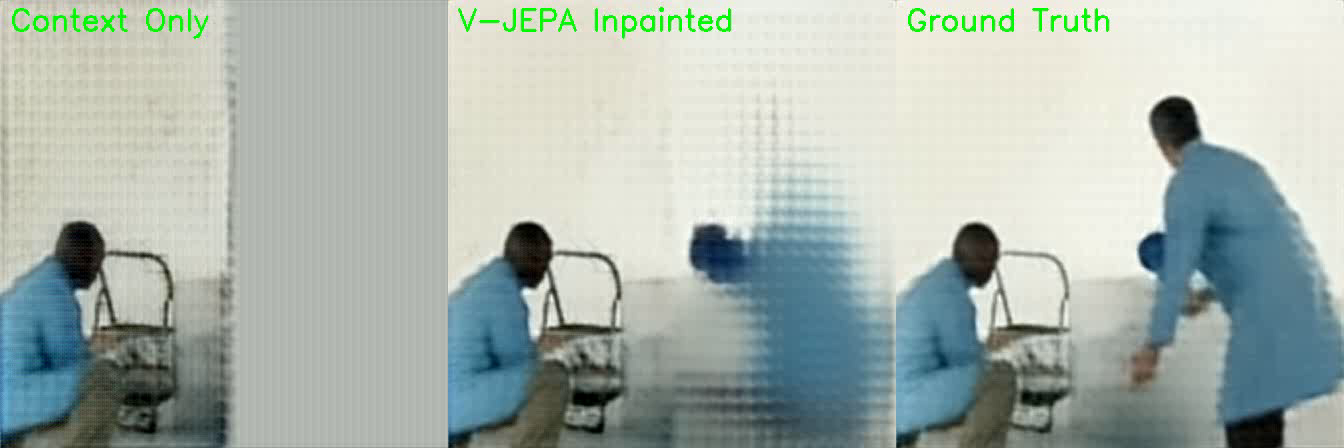
#> input picture frame 0 of dinov3_exploration/pathway_1/inpainting_decoding/inpainted_video.mp4, 1344 x 448 px
$ python debug_video.py
#> lines starting #> are read from the running program, lines starting #| are printed output that depends on the picture
import cv2
import numpy as np

def debug_video(video_path):
    cap = cv2.VideoCapture(video_path)
    frame_idx = 0
    while True:
        ret, frame = cap.read()
#> frame is the input picture: shape (448, 1344, 3); mean B, G, R 173.4, 180.7, 169.3
        if not ret:
            break
        h, w, c = frame.shape
#> h = 448; w = 1344; c = 3
        w_single = w // 3
#> w_single = 448

        frame_masked = frame[:, :w_single]
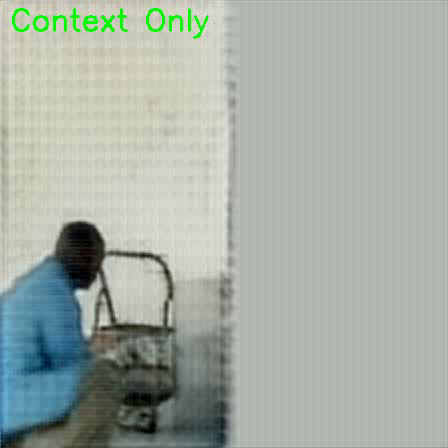
#> frame_masked: shape (448, 448, 3); mean B, G, R 165.5, 174.3, 165.7
        frame_inpainted = frame[:, w_single:2*w_single]
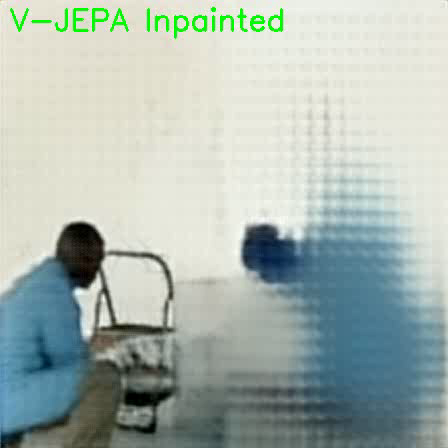
#> frame_inpainted: shape (448, 448, 3); mean B, G, R 176.1, 183.3, 170.4
        frame_gt = frame[:, 2*w_single:]
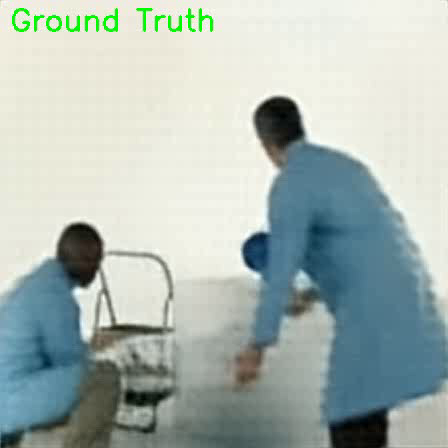
#> frame_gt: shape (448, 448, 3); mean B, G, R 178.7, 184.4, 171.8

        diff_masked_gt = np.mean((frame_masked - frame_gt)**2)
#> diff_masked_gt = 106.3
        diff_inpaint_gt = np.mean((frame_inpainted - frame_gt)**2)
#> diff_inpaint_gt = 87.42
        diff_masked_inpaint = np.mean((frame_masked - frame_inpainted)**2)
#> diff_masked_inpaint = 110.4

        print(f"Frame {frame_idx}:")
        print(f"  MSE(Masked, GT): {diff_masked_gt:.2f}")
#|   MSE(Masked, GT): 106.31
        print(f"  MSE(Inpainted, GT): {diff_inpaint_gt:.2f}")
#|   MSE(Inpainted, GT): 87.42
        print(f"  MSE(Masked, Inpainted): {diff_masked_inpaint:.2f}")
#|   MSE(Masked, Inpainted): 110.36
        frame_idx += 1
    cap.release()

debug_video('/Users/loganchoi/Desktop/vjepa2/dinov3_exploration/pathway_1/inpainting_decoding/inpainted_video.mp4')
